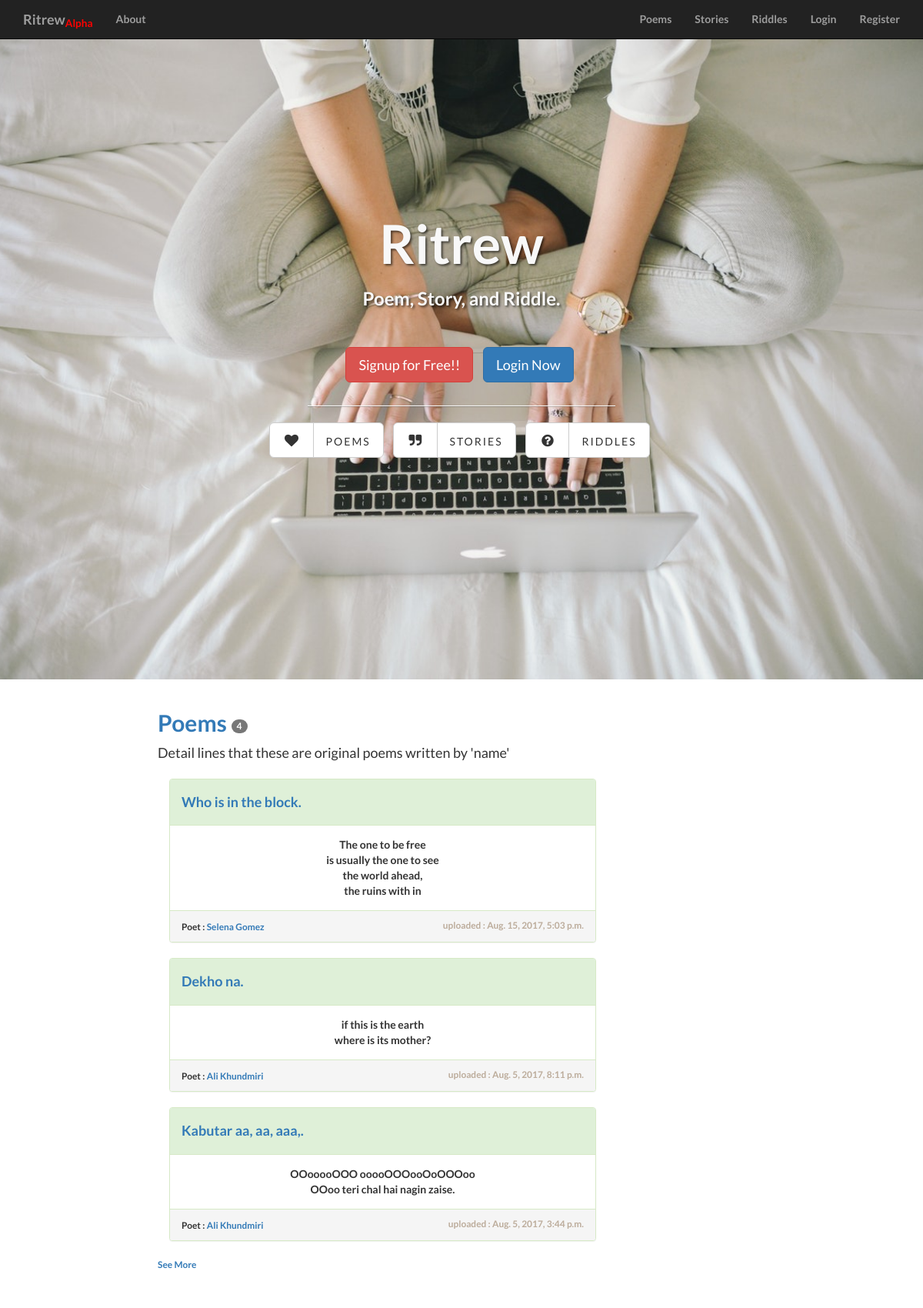
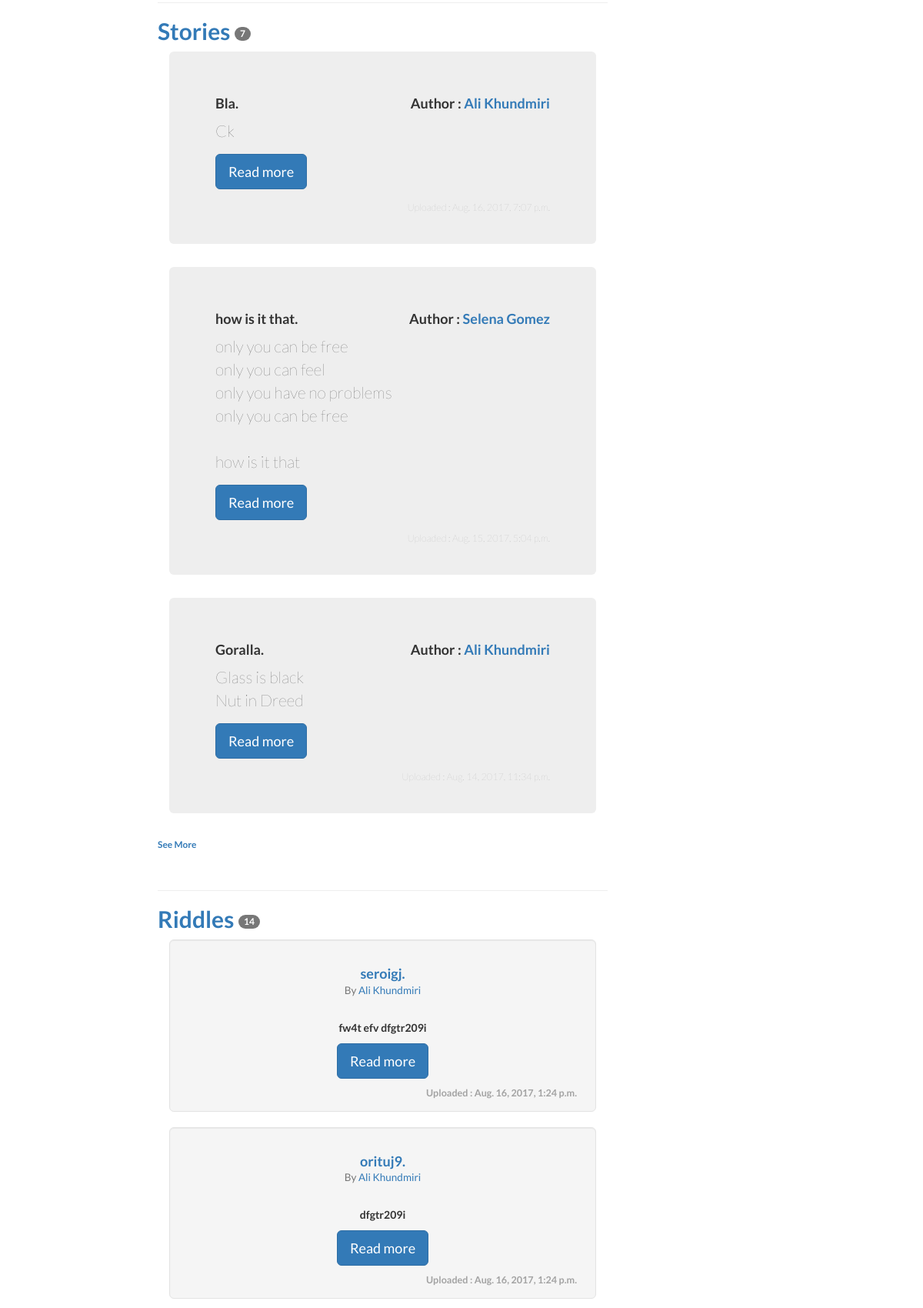
The page / (upper part) on the database its author committed (2 pictures, top to bottom).
### core/models.py (models this page shows, shortened)
class all_poems(models.Model):
	app_name = "Poem"
	title = models.CharField(max_length=300, blank=False, null=False)
	slug = models.SlugField(unique=True)
	poem = models.TextField(max_length=300000, blank=False, null=False)
	show_poem = models.BooleanField(default=True)
	poet = models.ForeignKey(settings.AUTH_USER_MODEL, default=1)
	tags = models.ManyToManyField(taggers, blank=True, null=True)
	timestamp = models.DateTimeField(auto_now=False, auto_now_add=True)
	updated = models.DateTimeField(auto_now=True, auto_now_add=False)
	def get_absolute_url(self):
		return reverse("writer:poem_detail", kwargs={"slug" : self.slug})
	class Meta:
		ordering = ["-timestamp", "-updated"]
		verbose_name = "Poem"
		verbose_name_plural = "Poems"

class all_stories(models.Model):
	app_name = "Story"
	title = models.CharField(max_length=300, blank=False, null=False)
	slug = models.SlugField(unique=True)
	story = models.TextField(max_length=30000, blank=False, null=False)
	show_story = models.BooleanField(default=True,)
	author = models.ForeignKey(settings.AUTH_USER_MODEL, default=1)
	tags = models.ManyToManyField(taggers, blank=True, null=True)
	related_story = models.ManyToManyField("self", blank=True, null=True)
	timestamp = models.DateTimeField(auto_now=False, auto_now_add=True)
	updated = models.DateTimeField(auto_now=True, auto_now_add=False)
	def get_absolute_url(self):
		return reverse("writer:story_detail", kwargs={"slug" : self.slug})
	class Meta:
		ordering = ["-timestamp", "-updated"]
		verbose_name = "Story"
		verbose_name_plural = "Stories"

class all_riddles(models.Model):
	app_name = "Riddle"
	title = models.CharField(max_length=300, blank=False, null=False)
	slug = models.SlugField(unique=True)
	riddle = models.TextField(max_length=30000, blank=False, null=False)
	answer = models.CharField(max_length=500, blank=True, null=True)
	explanation = models.TextField(max_length=30000, blank=True, null=True)
	show_riddle = models.BooleanField(default=True)
	riddler = models.ForeignKey(settings.AUTH_USER_MODEL, default=1)
	tags = models.ManyToManyField(taggers, blank=True, null=True)
	timestamp = models.DateTimeField(auto_now=False, auto_now_add=True)
	updated = models.DateTimeField(auto_now=True, auto_now_add=False)
	def get_absolute_url(self):
		return reverse("writer:riddle_detail", kwargs={"slug" : self.slug})
	class Meta:
		ordering = ["-timestamp", "-updated"]
		verbose_name = "Riddle"
		verbose_name_plural = "Riddles"

### core/views.py (the view)
# urls.py: url(r'^$', views.index, name='list'),
def index(request):
	name = "Writers' Portfolio"
	p_status = True
	r_status = True
	s_status = True
	poems = all_poems.objects.filter(show_poem = True)
	riddles = all_riddles.objects.filter(show_riddle = True)
	stories = all_stories.objects.filter(show_story = True)
	authors = all_authors.objects.all()
	if bool(poems) == False:
		p_status = False # if empty, make p_status to False
	if bool(riddles) == False:
		r_status = False
	if bool(stories) == False:
		s_status = False
	context = {
		'name' : name,
		'poems' : poems,
		'riddles' : riddles,
		'stories' : stories,
		'authors' : authors,
		'p_status' : p_status,
		'r_status' : r_status,
		's_status' : s_status,
	}
	return render(request, 'core/poetist_index.html', context)

### core/templates/core/poetist_index.html (shortened to what this page needs)
{% extends 'base.html' %}
{% block content_header %}
    <div class="intro-header">
        <div class="container">
            <div class="row">
                <div class="col-lg-12">
                    <div class="intro-message">
                        <h1>Ritrew</h1>
                        <h3>Poem, Story, and Riddle.</h3>
                        <br>
                        <br>
                        <div class="row">
	                        	<ul class="list-inline">
	                        		<li>
				                        <div class="col-lg-8; center">
				                        	<a href="{% url 'register' %}" class="btn btn-lg btn-danger">Signup for Free!!</a>
				                        </div>
	                        		</li>
	                        		<li>
				                        <div class="col-lg-8; center">
				                        	<a href="{% url 'login' %}" class="btn btn-lg btn-primary">Login Now</a>
				                        </div>
	                        		</li>
	                        	</ul>
                        </div>
                        <hr class="intro-divider">
                        <ul class="list-inline intro-social-buttons">
                            <li>
								<div class="btn-group" role="group" aria-label="...">
									<a href="#poems" class="btn btn-default btn-lg"><i class="fa fa-heart fa-fw"></i></a>
									<a href="{% url 'writer:poem_list' %}" class="btn btn-default btn-lg"><span class="network-name">Poems</span></a>
								</div>
                            </li>
                            <li>
								<div class="btn-group" role="group" aria-label="...">
									<a href="#stories" class="btn btn-default btn-lg"><i class="fa fa-quote-right fa-fw"></i></a>
									<a href="{% url 'writer:story_list' %}" class="btn btn-default btn-lg"><span class="network-name">Stories</span></a>
								</div>
                            </li>
                            <li>
								<div class="btn-group" role="group" aria-label="...">
                                	<a href="#riddles" class="btn btn-default btn-lg"><i class="fa fa-question-circle fa-fw"></i></a>
                                	<a href="{% url 'writer:riddle_list' %}" class="btn btn-default btn-lg"><span class="network-name">Riddles</span></a>
                                </div>
                            </li>
                        </ul>
                    </div>
                </div>
            </div>
        </div>
    </div>
{% endblock %}
{% block content_body %}
	<div class="">
		<div class="">
			<br>
			{% if p_status %}
				<h2><a name="poems" href="{% url 'writer:poem_list'  %}">Poems <span class="badge">{{ poems|length }}</span></a></h2>
				<p class="lead">Detail lines that these are original poems written by 'name'</p>
				{% for poem in poems|slice:":3" %}
					<div class="container col-lg-12">
						<div class="panel panel-success">
							<div class="panel-heading">
								<h4>
									<a href="{{ poem.get_absolute_url }}">{{ poem.title }}.</a>
								</h4>
							</div>
							<div class="panel-body" style="text-align: center;">
								{{ poem.poem|linebreaksbr|truncatewords:40 }}
							</div>
							<div class="panel-footer panel-success">
								<small> Poet :
									{% if poem.poet %}
										<a href="/{{ poem.poet.username }}">{{poem.poet.get_full_name}}</a>
									{% else %}
										Anonimous
									{% endif %}
								</small>
								<small class="pull-right" style="color: #BCAC9B">
									uploaded : {{poem.timestamp}}
								</small>
							</div>
						</div>
					</div>
				{% endfor %}
				{% if poems.count > 3 %}
					<p><a href="{% url 'writer:poem_list' %}"><small>See More</small></a></p>
				{% endif %}
				<br>
				<hr>
			{% endif %}
			{% if s_status %}
				<h2><a name="stories" href="{% url 'writer:story_list'  %}">Stories <span class="badge">{{ stories|length }}</span></a></h2>
				{% for storie in stories|slice:":3" %}
					<div class="container col-lg-12">
						<div class="jumbotron col-lg-12">
							<h4 class="pull-left">{{ storie.title }}.</h4>
							<h4 class="pull-right">
							Author :
								{% if storie.author %}
									<a href="/{{ storie.author.username }}">{{storie.author.get_full_name}}</a>
								{% else %}
									Anonymous
								{% endif %}
								</h4>
								<br>
								<br>
							<p>{{ storie.story|linebreaksbr|truncatewords:50 }}</p>
							<p>
							<a class="btn btn-primary btn-lg" href="{{ storie.get_absolute_url }}" role="button">Read more</a></p>
							<p class="pull-right" style="color: #A3A3A3; margin-bottom: -10px; font-size: 0.9em">Uploaded : {{storie.timestamp}}</p>
						</div>
					</div>
				{% endfor %}
				{% if stories.count > 3 %}
					<p><a href="{% url 'writer:story_list' %}"><small>See More</small></a></p>
				{% endif %}
				<br>
				<hr>
			{% endif %}
			{% if r_status %}
				<h2><a name="riddles" href="{% url 'writer:riddle_list'  %}">Riddles <span class="badge">{{ riddles|length }}</span></a></h2>
				{% for riddle in riddles|slice:":3" %}
					<div class="container col-lg-12">
						<div class="well well-lg col-lg-12" style="text-align: center;">
							<h4><a href="{{ riddle.get_absolute_url }}">{{ riddle.title }}.</a><br>
								<small>By
									{% if riddle.riddler %}
										<a href="/{{ riddle.riddler.username }}">{{riddle.riddler.get_full_name}}</a>
									{% else %}
										Anonymous
									{% endif %}
								</small>
							</h4>
							<br>
							<p>{{ riddle.riddle|linebreaksbr | truncatewords:20 }}</p>
							<p><a class="btn btn-primary btn-lg" href="{{ riddle.get_absolute_url }}" role="button">Read more</a></p>
							<p class="pull-right" style="color: #A3A3A3; margin-bottom: -10px; font-size: 0.9em">Uploaded : {{riddle.timestamp}}</p>
						</div>
					</div>
				{% endfor %}
				{% if riddles.count > 3 %}
					<p><a href="{% url 'writer:riddle_list' %}"><small>See More</small></a></p>
				{% endif %}
				<br>
			{% endif %}
		</div>
	</div>
{% endblock content_body %}

### static/lander/css/landing-page.css (style rules this page uses)
body, html { width: 100%; height: 100%; }
body, h1, h2, h3, h4, h5, h6 { font-family: "Lato","Helvetica Neue",Helvetica,Arial,sans-serif; font-weight: 700; }
.lead { font-size: 18px; font-weight: 400; }
.intro-header { padding-top: 50px; padding-bottom: 50px; text-align: center; color: #f8f8f8; background: url(../img/intro-bg.jpg) no-repeat center center; background-size: cover; }
.intro-message { position: relative; padding-top: 20%; padding-bottom: 20%; }
.intro-message > h1 { margin: 0; text-shadow: 2px 2px 3px rgba(0,0,0,0.6); font-size: 5em; }
.intro-divider { width: 400px; border-top: 1px solid #f8f8f8; border-bottom: 1px solid rgba(0,0,0,0.2); }
.intro-message > h3 { text-shadow: 2px 2px 3px rgba(0,0,0,0.6); }
.network-name { text-transform: uppercase; font-size: 14px; font-weight: 400; letter-spacing: 2px; }

### rows shown on the page
all_poems: title "Who is in the block", poem "The one to be free is usually the one to see the world ahead, the ruins with in", poet.get_full_name "Selena Gomez", timestamp "Aug. 15, 2017, 5:03 p.m."
all_poems: title "Dekho na", poem "if this is the earth where is its mother?", poet.get_full_name "Ali Khundmiri", timestamp "Aug. 5, 2017, 8:11 p.m."
all_poems: title "Kabutar aa, aa, aaa,", poem "OOooooOOO ooooOOOooOoOOOoo OOoo teri chal hai nagin zaise.", poet.get_full_name "Ali Khundmiri", timestamp "Aug. 5, 2017, 3:44 p.m."
all_stories: title "Bla", author.get_full_name "Ali Khundmiri", story "Ck", timestamp "Aug. 16, 2017, 7:07 p.m."
all_stories: title "how is it that", author.get_full_name "Selena Gomez", story "only you can be free only you can feel only you have no problems only you can be free how is it that", timestamp "Aug. 15, 2017, 5:04 p.m."
all_stories: title "Goralla", author.get_full_name "Ali Khundmiri", story "Glass is black Nut in Dreed", timestamp "Aug. 14, 2017, 11:34 p.m."
all_riddles: title "seroigj", riddler.get_full_name "Ali Khundmiri", riddle "fw4t efv dfgtr209i", timestamp "Aug. 16, 2017, 1:24 p.m."
all_riddles: title "orituj9", riddler.get_full_name "Ali Khundmiri", riddle "dfgtr209i", timestamp "Aug. 16, 2017, 1:24 p.m."

### other values the page prints
{{ poems|length }} "4"
{{ stories|length }} "7"
{{ riddles|length }} "14"
